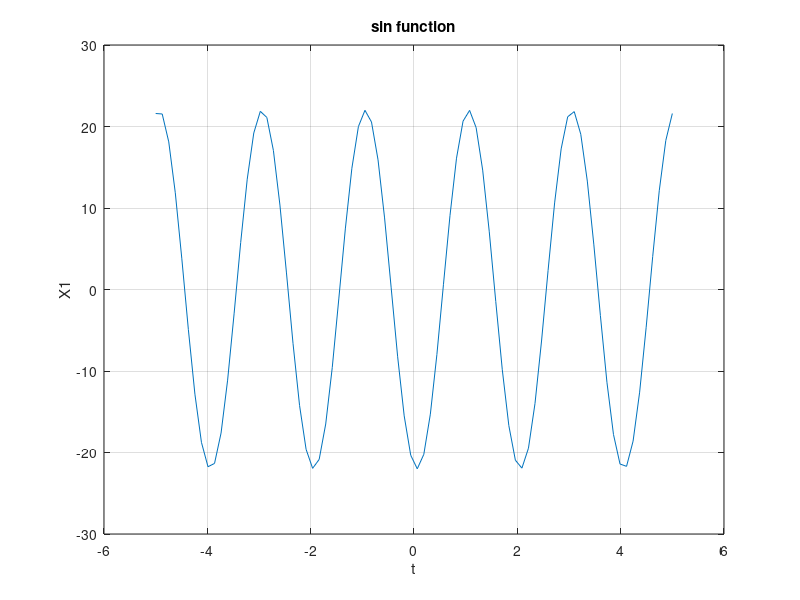
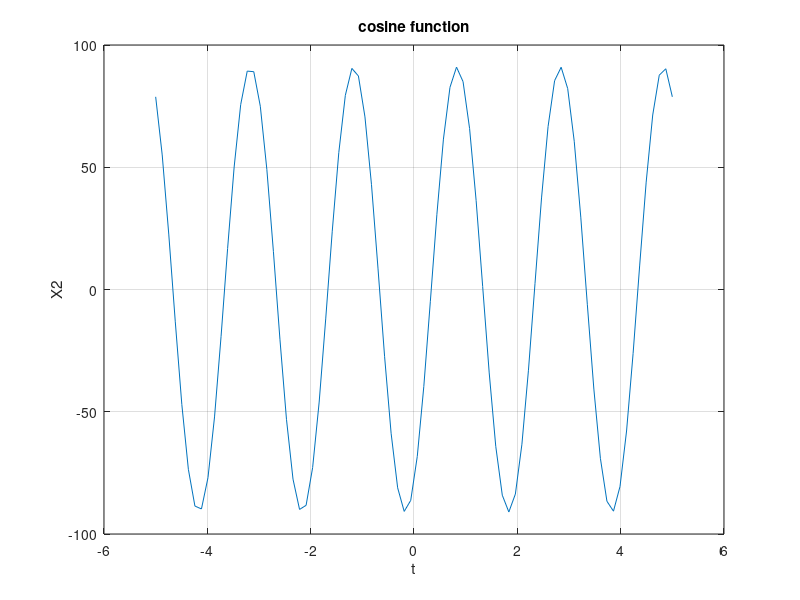

The MATLAB script that drew these images, in order:
% ID = 22-47019-1 AB = 22, GH = 91, CDEF = 4701, DG = 79
t = linspace(-5, 5,80); % 80 samples
CDEF = 4701;
A1 = 22; %AB
phase_degree1 = 79; %j1
phase_rad1 = deg2rad(phase_degree1); %j1 
x1 = A1*sin(2*pi*CDEF*t + phase_rad1);
figure;
plot(t, x1)
xlabel('t')
ylabel('X1')
title('sin function')
grid on;

% ID = 22-47019-1 , AB = 22, GH = 91, CDEF = 4701
A2 = 91; %GH
phase_degree2 = 30;% j2
phase_rad2 = deg2rad(phase_degree2); %j2
x2 = A2*cos(2*pi*CDEF*t + phase_rad2); % Here phase_rad2 = j2
figure;
plot(t, x2)
xlabel('t')
ylabel('X2')
title('cosine function')
grid on

%{ 
    %{ Evaluate signals at t = 0
x1_at_0 = AB * cos(0 + DG_rad); % x1(t) at t = 0
x2_at_0 = GH * cos(0 + j2_rad); % x2(t) at t = 0

% Display the results
fprintf('At t = 0:\n');
fprintf('x1(t) amplitude: %.2f\n', x1_at_0);
fprintf('x2(t) amplitude: %.2f\n', x2_at_0);

%Calculate the maximum amplitude of each signal
max_amplitude_x1 = AB;
max_amplitude_x2 = GH;

% Display the correct maximum amplitudes
fprintf('\nCorrect Maximum Amplitudes:\n');
fprintf('x1(t) maximum amplitude: %.2f\n', max_amplitude_x1);
fprintf('x2(t) maximum amplitude: %.2f\n', max_amplitude_x2); 
%}

